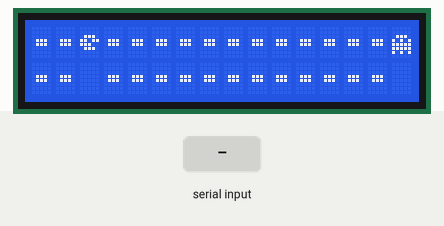
This sketch was run on a simulated Arduino Uno, built with avr-gcc and run on an emulated ATmega328P. On the bench: 16×2 character LCD. Inputs (shaded band) come from the test bench. What the sketch prints to the serial monitor is not drawn.

Above: at 6.2 s.
6.3 s: "r" received over Serial
At 7.7 s:
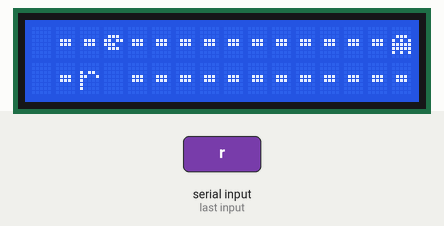
9.3 s: "l" received over Serial
At 10.0 s:
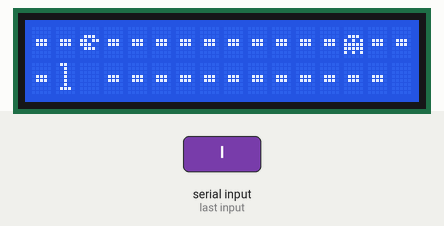
12.3 s: "r" received over Serial
At 13.5 s:
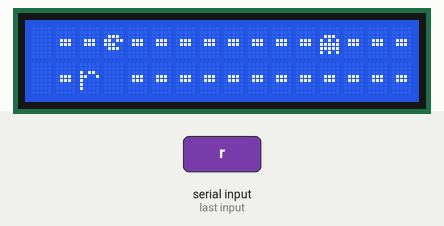
15.3 s: "l" received over Serial
At 15.8 s:
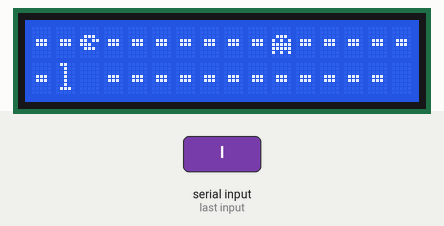
18.3 s: "r" received over Serial
At 20.5 s:
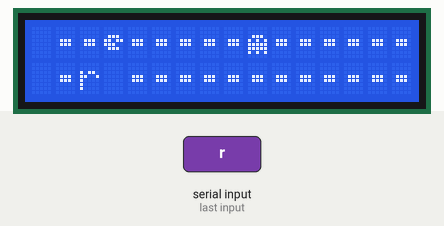
21.3 s: "l" received over Serial
At 22.7 s:
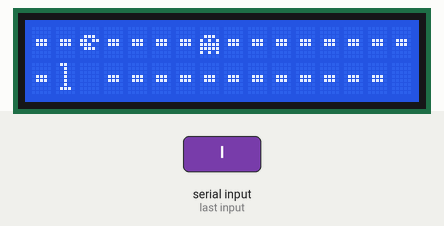
Timing chart, 0 to 24.3 s (numbered marks = the images above; inputs shaded):
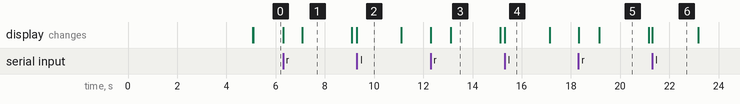

The sketch:

Pacman.ino
```cpp
//Pacman
//Written By: Jean Malha
//http://forum.snootlab.com/viewtopic.php?f=34&t=207
//

//#include "Wire.h" // insertion de la librairie I2C (obligatoire)
//#include <Deuligne.h> // insertion de la librairie Deuligne (obligatoire)
#include <LiquidCrystal.h>


#define VITESSE_PAC 150
#define VITESSE_FANT 2000
#define MAXX 15
#define MAXY 1

#define btnRIGHT  0
#define btnUP     1
#define btnDOWN   2
#define btnLEFT   3
#define btnSELECT 4
#define btnNONE   5

void(* resetFunc) (void) = 0;
//LiquidCrystal lcd(8, 9, 4, 5, 6, 7);
LiquidCrystal lcd(6, 10, 9, 14, 15, 16);

//Deuligne lcd; // Déclaration de l'objet lcd


// Charactère spécifique pacman
byte pacman[8] = {
  B00000,
  B00000,
  B01110,
  B11011,
  B11100,
  B01110,
  B00000,
  B00000
};

// Charactère spécifique fantome
byte fantome[8] = {
  B00000,
  B00000,
  B01110,
  B10101,
  B11111,
  B11111,
  B10101,
  B00000
};

byte point[8] = {
  B00000,
  B00000,
  B00000,
  B01110,
  B01110,
  B00000,
  B00000,
  B00000
};

// Tableau des points à manger
byte points[MAXX+1][MAXY+1];

int xpac=2; // Position de pacman en X (colone)
int ypac=1; //position de pacmanen y (ligne)
int xfant=15;// Position du fantome en X (colone)
int yfant=0;// Position du fantome en Y (ligne)
byte light=true; //Eclairage
long keystruck=0; //dernier appui sur un bouton
long poursuite=0; //dernier movement du fantome
byte partieEnCours=true; // pour eviter de boucler sur la fin
byte vide=false; // pour tester si tout est manger

byte level=0; // niveau
int score=0; // niveau

void bouge(int x,int y) // fonction pour bouger pacman
{
  int oldx=xpac;
  int oldy=ypac;
  if (((xpac+x)>=0)&((xpac+x)<=MAXX)) xpac=xpac+x; //Si pas sorti d'ecran, on change x
  if (((ypac+y)>=0)&((ypac+y)<=MAXY)) ypac=ypac+y;//Si pas sorti d'ecran, on change y
  lcd.setCursor(xpac,ypac); // On se place en nouvelle position
  lcd.write(byte(0)); // et on pose le caractere 0 (Pacman)
  lcd.setCursor(oldx,oldy); // On se place en ancienne position
  if ((xpac!=oldx)||(ypac!=oldy)) lcd.print(" "); // et on efface Pacman (s'il a bougé)
  if(points[xpac][ypac]){
    points[xpac][ypac]=false; // mange le truc
    score++;
  }
  vide=true;
  for (int i=0; i<=MAXX; i=i+1)
    for (int j=0; j<=MAXY; j=j+1)
      if (points[i][j])  vide=false;
  if ((vide)&&(partieEnCours)) gagne();
}

void perdu(){
  lcd.setCursor(0, 0); // on se place au point 0,0 (1ere ligne, 1er caractere)
  lcd.print("***Game Over****"); // on écrit le début du texte de début
  lcd.setCursor(0, 1); // on se place au point 0,1 (2eme ligne, 1er caractere)
  lcd.print("***");
  lcd.print(score);
  lcd.print("***");
  delay(2000);
  resetFunc();
}

void gagne()
{
  level++;
  lcd.setCursor(0, 0); // on se place au point 0,0 (1ere ligne, 1er caractere)
  lcd.print("*** Next level ***"); // on écrit le début du texte de début
  lcd.setCursor(0, 1); // on se place au point 0,0 (1ere ligne, 1er caractere)
  lcd.print("*** ");
  lcd.print(level,DEC);
  lcd.print(" ***"); // on écrit le début du texte de début
  delay(2000); // 2 secondes de pause
  initLevel(); //reinitialisation du tableau
}

void poursuis() // fonction pour bouger fantome
{
  int oldx=xfant;
  int oldy=yfant;
  if (yfant<ypac) yfant=yfant+1;
  else if (yfant>ypac) yfant=yfant-1;
  else if (xfant<xpac) xfant=xfant+1;
  else if (xfant>xpac) xfant=xfant-1;
  lcd.setCursor(xfant,yfant); // On se place en nouvelle position
  lcd.write(1); // et on pose le caractere 0 (Fantome)
  lcd.setCursor(oldx,oldy); // On se place en ancienne position
  if ((oldx!=xfant)||(oldy!=yfant)) // et on efface Fantome (s'il a bougé)
  {
    if (points[oldx][oldy]) lcd.write(2); // remplacé par un point si pas mangé
    else lcd.print(" "); // remplacé par un espace si déja magé
  }
}

//initialisation du tableau
void initLevel(){
  for (int i=0; i<=MAXX; i=i+1)
    for (int j=0; j<=MAXY; j=j+1){
      points[i][j]=true; //initialisation du tableau des trucs à manger
      lcd.setCursor(i-1, j-1); // on se place au point j,i
      lcd.write(2); // on écrit les points
    }
  lcd.setCursor(xpac,ypac); // On se place en position de départ de pacman
  lcd.write(byte(0)); // et on pose le caractere 0 (Pacman)
  lcd.setCursor(xfant,yfant); // On se place en position de départ du fantome
  lcd.write(1); // et on pose le caractere 1 (fantome)
  poursuite=millis(); // On initialise le timer de poursuite (pour eviter un mouvement immédiat)
  vide=false;
}

void setup() {
pinMode (A0, INPUT);
pinMode (A1, INPUT);
pinMode (A2, INPUT);
pinMode (A3, INPUT);
pinMode (7, INPUT);
pinMode (8, INPUT);
  Serial.begin(9600);
  //Wire.begin(); // initialisation I2C (obligatoire)
  //lcd.init(); // initialisation LCD (obligatoire)
  lcd.begin(16, 2);
  lcd.createChar(0, pacman); // creation du caractere pacman et affectation au numéro 0
  lcd.createChar(1, fantome); // creation du caractere de fantome et affectation au numéro 1
  lcd.createChar(2, point); // creation du caractere de point et affectation au numéro 2
  //lcd.backLight(true); // on allume le retro eclairage
  lcd.setCursor(0, 0); // on se place au point 0,0 (1ere ligne, 1er caractere)
  lcd.print("Pacman!"); // on écrit le début du texte de début
  delay (5000); // Splash screen
  initLevel(); // initialisation du tableau
}

void loop() {
  int thisChar = Serial.read();
  switch (thisChar)
  {
  case 'r':
    lcd.scrollDisplayRight();
    break;
  case 'l':
    lcd.scrollDisplayLeft();
    break;
  }
  if ((thisChar>'a')&(thisChar<'z'))
  {
    lcd.setCursor(1,1);
    lcd.write(thisChar);
  }
  if (millis()-keystruck>VITESSE_PAC) // Si plus de 200ms depuis le dernier mouvement de joystick
  {
    int joy=getKey();
    switch (joy)
    {
    case btnNONE:
      break;
    case btnLEFT:
      Serial.print("Pacman bouge à gauche.\n"); // envoi de controle sur liaison série
      Serial.print(keystruck);
      bouge(-1,0);// déplacement
      keystruck=millis(); // remise à zero du timer de mouvement
      break;
    case btnRIGHT:
      Serial.print("Pacman bouge à droite\n");// envoi de controle sur liaison série
      bouge(1,0);// déplacement
      keystruck=millis(); // remise à zero du timer de mouvement
      break;
    case btnUP:
      Serial.print("Pacman bouge en haut\n");// envoi de controle sur liaison série
      bouge(0,-1);// déplacement
      keystruck=millis(); // remise à zero du timer de mouvement
      break;
    case btnDOWN:
      Serial.print("Pacman bouge en bas\n");
      bouge(0,1);// déplacement
      keystruck=millis(); // remise à zero du timer de mouvement
      break;
      /*case 4:
       Serial.print("centre\n");
       light=!light; //On inverse le statut d'allumage
       lcd.backLight(light); // on applique
       keystruck=millis(); // remise à zero du timer de mouvement
       break;*/
    default:
      Serial.print(joy); //au cas ou...
      keystruck=millis(); // remise à zero du timer de mouvement
    };
  };
  if (millis()-poursuite>VITESSE_FANT/(level+1)+10)
  {
    poursuis();
    poursuite=millis();
  }
  if ((xpac==xfant)&&(ypac==yfant)&&(partieEnCours))
  {
    perdu();
  }
}


int getKey() {
 /* int b = analogRead(A0);
  if (b > 1000) return btnNone;
  delay(8);
  if (b < 50) return btnRight;
  if (b < 180) return btnUp;
  if (b < 330) return btnDown;
  if (b < 520) return btnLeft;
  if (b < 700) return btnSelect;*/
  if(!digitalRead(A0))
   {
    delay(10);
    if(!digitalRead(A0))
       return btnUP;
    }
   if(!digitalRead(A1))
   {
    delay(10);
    if(!digitalRead(A1))
    return btnRIGHT;
    }
   if(!digitalRead(A3)){
    delay(10);
    if(!digitalRead(A3))
    return btnDOWN;
    }
   if(!digitalRead(A2)){
    delay(10);
    if(!digitalRead(A2))
     return btnLEFT;
     }
   if(!digitalRead(7)) {
    delay(10);
    if(!digitalRead(7))
    return btnSELECT;
    }
   return btnNONE;
}
```

Measured:
- after the input at 6.3 s, the display: first changes at once (image 1 shows a later state)
- after the input at 9.3 s, the display: changes at once (image 2)
- after the input at 12.3 s, the display: first changes at once (image 3 shows a later state)
- after the input at 15.3 s, the display: changes at once (image 4)
- after the input at 18.3 s, the display: first changes at once (image 5 shows a later state)
- after the input at 21.3 s, the display: changes at once (image 6)
- what the display in image 1 shows lasts 2.0 s, from 7.1 s to 9.1 s
